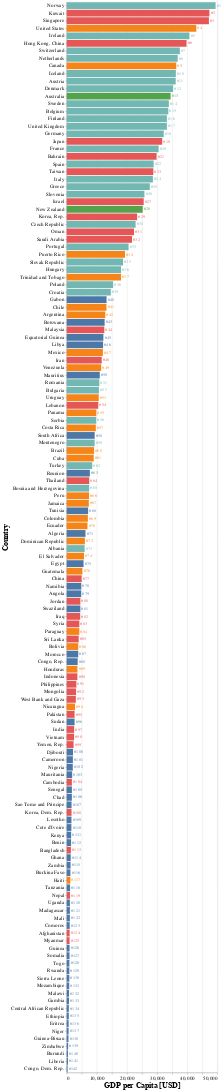

The notebook cell this image was saved under:
### Code cell
plot_world_ranking(2007, "gdpPercap")

### Figure 1 — Vega-Lite specification as saved in the notebook (floating-point values rounded to 4 significant figures; data arrays with more than 128 entries replaced by an {"elided": "..."} marker saying what was removed)
{"config": {"view": {"continuousWidth": 400, "continuousHeight": 300}, "axis": {"labelFontSize": 14, "titleFontSize": 20}}, "layer": [{"mark": "bar", "encoding": {"color": {"field": "continent", "legend": null, "type": "nominal"}, "tooltip": {"field": "gdpPercap", "type": "quantitative"}, "x": {"field": "gdpPercap", "title": "GDP per Capita [USD]", "type": "quantitative"}, "y": {"field": "country", "sort": {"field": "value", "op": "min", "order": "descending"}, "title": "Country", "type": "nominal"}}}, {"mark": {"type": "text", "align": "left", "baseline": "middle", "dx": 3}, "encoding": {"color": {"field": "continent", "legend": null, "type": "nominal"}, "text": {"field": "ranking", "type": "nominal"}, "tooltip": {"field": "gdpPercap", "type": "quantitative"}, "x": {"field": "gdpPercap", "title": "GDP per Capita [USD]", "type": "quantitative"}, "y": {"field": "country", "sort": {"field": "value", "op": "min", "order": "descending"}, "title": "Country", "type": "nominal"}}}], "data": {"name": "data-cb1fadc7f3c2ad043e43a4d3d0589c50"}, "$schema": "https://vega.github.io/schema/vega-lite/v4.17.0.json", "datasets": {"data-cb1fadc7f3c2ad043e43a4d3d0589c50": {"elided": "142 records"}}}
